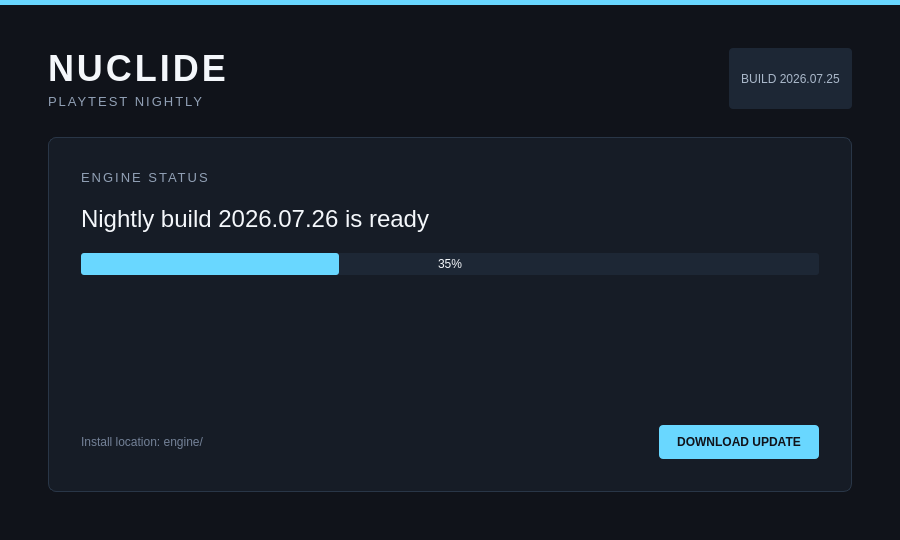
<?xml version="1.0" encoding="UTF-8"?>
<ui version="4.0">
 <class>UpdaterForm</class>
 <widget class="QWidget" name="UpdaterForm">
  <property name="geometry">
   <rect>
    <x>0</x>
    <y>0</y>
    <width>900</width>
    <height>540</height>
   </rect>
  </property>
  <property name="minimumSize">
   <size>
    <width>720</width>
    <height>460</height>
   </size>
  </property>
  <property name="windowTitle">
   <string>Nuclide Nightly</string>
  </property>
  <property name="styleSheet">
   <string notr="true">QWidget#UpdaterForm {
    background-color: #10131a;
    color: #f4f7fb;
}
QLabel#titleLabel {
    color: #f4f7fb;
    font-size: 36px;
    font-weight: bold;
    letter-spacing: 3px;
}
QLabel#subtitleLabel, QLabel#sectionLabel {
    color: #91a0b5;
    font-size: 13px;
    letter-spacing: 2px;
}
QLabel#statusLabel {
    color: #f4f7fb;
    font-size: 24px;
}
QLabel#locationLabel {
    color: #738197;
}
QFrame#statusPanel {
    background-color: #161c26;
    border: 1px solid #293647;
    border-radius: 8px;
}
QLabel#buildLabel {
    background-color: #1d2735;
    color: #aab8ca;
    border-radius: 4px;
    padding: 6px 12px;
}
QPushButton#actionButton {
    background-color: #69d7ff;
    color: #10131a;
    border: 0;
    border-radius: 4px;
    padding: 10px 18px;
    font-weight: bold;
}
QPushButton#actionButton:hover {
    background-color: #91e2ff;
}
QProgressBar {
    background-color: #1d2735;
    border: 0;
    border-radius: 3px;
    color: #f4f7fb;
    text-align: center;
}
QProgressBar::chunk {
    background-color: #69d7ff;
    border-radius: 3px;
}</string>
  </property>
  <layout class="QVBoxLayout" name="rootLayout">
   <property name="leftMargin">
    <number>0</number>
   </property>
   <property name="topMargin">
    <number>0</number>
   </property>
   <property name="rightMargin">
    <number>0</number>
   </property>
   <property name="bottomMargin">
    <number>0</number>
   </property>
   <property name="spacing">
    <number>0</number>
   </property>
   <item>
    <widget class="QFrame" name="accentBar">
     <property name="minimumSize">
      <size>
       <width>0</width>
       <height>5</height>
      </size>
     </property>
     <property name="maximumSize">
      <size>
       <width>16777215</width>
       <height>5</height>
      </size>
     </property>
     <property name="styleSheet">
      <string notr="true">background-color: #69d7ff; border: 0;</string>
     </property>
    </widget>
   </item>
   <item>
    <layout class="QVBoxLayout" name="contentLayout">
     <property name="leftMargin">
      <number>48</number>
     </property>
     <property name="topMargin">
      <number>43</number>
     </property>
     <property name="rightMargin">
      <number>48</number>
     </property>
     <property name="bottomMargin">
      <number>48</number>
     </property>
     <property name="spacing">
      <number>28</number>
     </property>
     <item>
      <layout class="QHBoxLayout" name="headerLayout">
       <item>
        <layout class="QVBoxLayout" name="brandingLayout">
         <property name="spacing">
          <number>5</number>
         </property>
         <item>
          <widget class="QLabel" name="titleLabel">
           <property name="text">
            <string>NUCLIDE</string>
           </property>
          </widget>
         </item>
         <item>
          <widget class="QLabel" name="subtitleLabel">
           <property name="text">
            <string>PLAYTEST NIGHTLY</string>
           </property>
          </widget>
         </item>
        </layout>
       </item>
       <item>
        <spacer name="headerSpacer">
         <property name="orientation">
          <enum>Qt::Horizontal</enum>
         </property>
         <property name="sizeHint" stdset="0">
          <size>
           <width>40</width>
           <height>20</height>
          </size>
         </property>
        </spacer>
       </item>
       <item>
        <widget class="QLabel" name="buildLabel">
         <property name="text">
          <string>BUILD 2026.07.25</string>
         </property>
         <property name="alignment">
          <set>Qt::AlignCenter</set>
         </property>
        </widget>
       </item>
      </layout>
     </item>
     <item>
      <widget class="QFrame" name="statusPanel">
       <property name="frameShape">
        <enum>QFrame::StyledPanel</enum>
       </property>
       <layout class="QVBoxLayout" name="panelLayout">
        <property name="leftMargin">
         <number>32</number>
        </property>
        <property name="topMargin">
         <number>32</number>
        </property>
        <property name="rightMargin">
         <number>32</number>
        </property>
        <property name="bottomMargin">
         <number>32</number>
        </property>
        <property name="spacing">
         <number>20</number>
        </property>
        <item>
         <widget class="QLabel" name="sectionLabel">
          <property name="text">
           <string>ENGINE STATUS</string>
          </property>
         </widget>
        </item>
        <item>
         <widget class="QLabel" name="statusLabel">
          <property name="text">
           <string>Nightly build 2026.07.26 is ready</string>
          </property>
         </widget>
        </item>
        <item>
         <widget class="QProgressBar" name="downloadProgressBar">
          <property name="value">
           <number>35</number>
          </property>
         </widget>
        </item>
        <item>
         <spacer name="panelSpacer">
          <property name="orientation">
           <enum>Qt::Vertical</enum>
          </property>
          <property name="sizeHint" stdset="0">
           <size>
            <width>20</width>
            <height>80</height>
           </size>
          </property>
         </spacer>
        </item>
        <item>
         <layout class="QHBoxLayout" name="actionLayout">
          <item>
           <widget class="QLabel" name="locationLabel">
            <property name="text">
             <string>Install location: engine/</string>
            </property>
           </widget>
          </item>
          <item>
           <spacer name="actionSpacer">
            <property name="orientation">
             <enum>Qt::Horizontal</enum>
            </property>
            <property name="sizeHint" stdset="0">
             <size>
              <width>40</width>
              <height>20</height>
             </size>
            </property>
           </spacer>
          </item>
          <item>
           <widget class="QPushButton" name="actionButton">
            <property name="text">
             <string>DOWNLOAD UPDATE</string>
            </property>
           </widget>
          </item>
         </layout>
        </item>
       </layout>
      </widget>
     </item>
    </layout>
   </item>
  </layout>
 </widget>
 <resources/>
 <connections/>
</ui>
